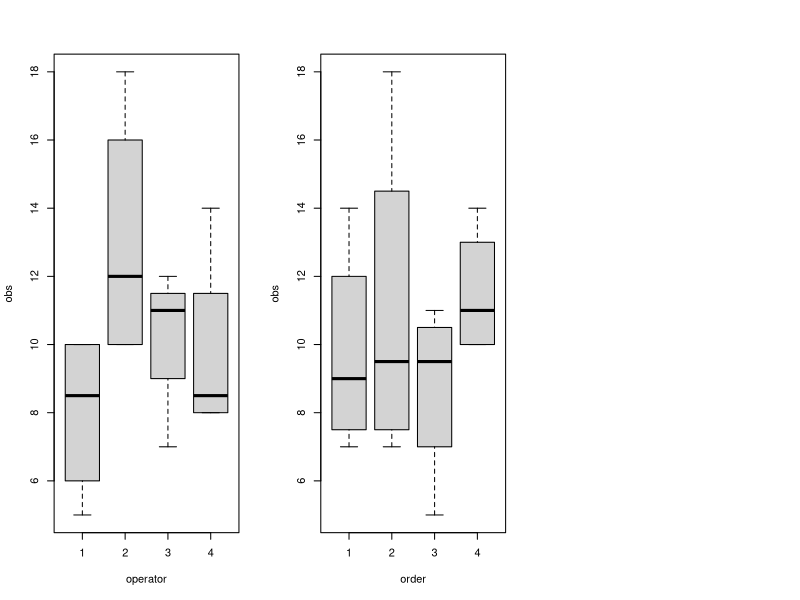

Write the R code that produced this figure. (Note: this script raises an error after producing the figure.)
operator = factor(c(rep(1, 4), rep(2, 4), rep(3, 4), rep(4, 4)))
order = factor(1:4)
method = c('C', 'B', 'A', 'D', 'D', 'C', 'B', 'A', 'A', 'D', 'C', 'B', 'B', 'A', 'D', 'C')
obs = c(10, 7, 5, 10, 14, 18, 10, 10, 7, 11, 11, 12, 8, 8, 9, 14)
df = data.frame(operator, order, method, obs)

#matrix(df$obs, 4, 4)

# boxplots
old = par(mfrow=c(1,3))
plot(obs ~ operator + order + method, df)
par(old)


lm = aov(obs ~ operator + order + method, df)
amod = anova(lm)
plot(amod)
summary(amod)
